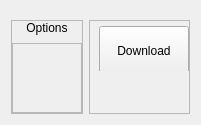
            <widget class="QWidget" name="stats_page">
             <property name="sizePolicy">
              <sizepolicy hsizetype="Expanding" vsizetype="Expanding">
               <horstretch>0</horstretch>
               <verstretch>0</verstretch>
              </sizepolicy>
             </property>
             <layout class="QHBoxLayout" name="horizontalLayout_32" stretch="6">
              <item>
               <widget class="QWidget" name="widget_40" native="true">
                <layout class="QHBoxLayout" name="horizontalLayout_33" stretch="2,6">
                 <property name="leftMargin">
                  <number>0</number>
                 </property>
                 <property name="rightMargin">
                  <number>0</number>
                 </property>
                 <property name="bottomMargin">
                  <number>0</number>
                 </property>
                 <item>
                  <widget class="QFrame" name="frame">
                   <property name="frameShape">
                    <enum>QFrame::Shape::StyledPanel</enum>
                   </property>
                   <property name="frameShadow">
                    <enum>QFrame::Shadow::Raised</enum>
                   </property>
                   <layout class="QVBoxLayout" name="verticalLayout_29">
                    <property name="spacing">
                     <number>8</number>
                    </property>
                    <property name="leftMargin">
                     <number>0</number>
                    </property>
                    <property name="topMargin">
                     <number>0</number>
                    </property>
                    <property name="rightMargin">
                     <number>0</number>
                    </property>
                    <property name="bottomMargin">
                     <number>0</number>
                    </property>
                    <item>
                     <widget class="QLabel" name="graphs_label">
                      <property name="text">
                       <string>Options</string>
                      </property>
                      <property name="alignment">
                       <set>Qt::AlignmentFlag::AlignCenter</set>
                      </property>
                     </widget>
                    </item>
                    <item>
                     <widget class="QScrollArea" name="scrollArea">
                      <property name="widgetResizable">
                       <bool>true</bool>
                      </property>
                      <widget class="QWidget" name="scrollAreaWidgetContents">
                       <property name="geometry">
                        <rect>
                         <x>0</x>
                         <y>0</y>
                         <width>199</width>
                         <height>432</height>
                        </rect>
                       </property>
                       <layout class="QVBoxLayout" name="verticalLayout_34"/>
                      </widget>
                     </widget>
                    </item>
                   </layout>
                  </widget>
                 </item>
                 <item>
                  <widget class="QFrame" name="frame_2">
                   <property name="frameShape">
                    <enum>QFrame::Shape::StyledPanel</enum>
                   </property>
                   <property name="frameShadow">
                    <enum>QFrame::Shadow::Raised</enum>
                   </property>
                   <layout class="QVBoxLayout" name="verticalLayout_30" stretch="0,1">
                    <property name="spacing">
                     <number>0</number>
                    </property>
                    <property name="leftMargin">
                     <number>0</number>
                    </property>
                    <property name="topMargin">
                     <number>0</number>
                    </property>
                    <property name="rightMargin">
                     <number>0</number>
                    </property>
                    <property name="bottomMargin">
                     <number>0</number>
                    </property>
                    <item>
                     <widget class="QWidget" name="widget_41" native="true">
                      <layout class="QHBoxLayout" name="horizontalLayout_34" stretch="0,0">
                       <property name="spacing">
                        <number>0</number>
                       </property>
                       <property name="leftMargin">
                        <number>0</number>
                       </property>
                       <property name="topMargin">
                        <number>0</number>
                       </property>
                       <property name="rightMargin">
                        <number>0</number>
                       </property>
                       <property name="bottomMargin">
                        <number>0</number>
                       </property>
                       <item>
                        <widget class="QWidget" name="filters_widget" native="true">
                         <layout class="QVBoxLayout" name="verticalLayout_31">
                          <property name="spacing">
                           <number>1</number>
                          </property>
                          <property name="leftMargin">
                           <number>0</number>
                          </property>
                          <property name="topMargin">
                           <number>0</number>
                          </property>
                          <property name="bottomMargin">
                           <number>0</number>
                          </property>
                         </layout>
                        </widget>
                       </item>
                       <item>
                        <widget class="QPushButton" name="download_chart_button">
                         <property name="sizePolicy">
                          <sizepolicy hsizetype="Preferred" vsizetype="Fixed">
                           <horstretch>0</horstretch>
                           <verstretch>0</verstretch>
                          </sizepolicy>
                         </property>
                         <property name="minimumSize">
                          <size>
                           <width>90</width>
                           <height>50</height>
                          </size>
                         </property>
                         <property name="maximumSize">
                          <size>
                           <width>90</width>
                           <height>40</height>
                          </size>
                         </property>
                         <property name="text">
                          <string>Download</string>
                         </property>
                        </widget>
                       </item>
                      </layout>
                     </widget>
                    </item>
                    <item>
                     <widget class="QWidget" name="charts_widget" native="true">
                      <layout class="QVBoxLayout" name="verticalLayout_35"/>
                     </widget>
                    </item>
                   </layout>
                  </widget>
                 </item>
                </layout>
               </widget>
              </item>
             </layout>
            </widget>
